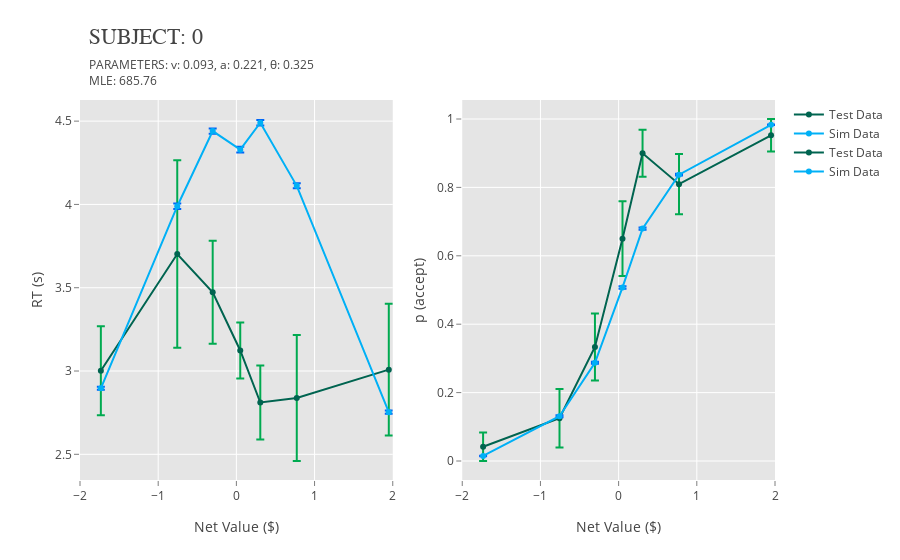
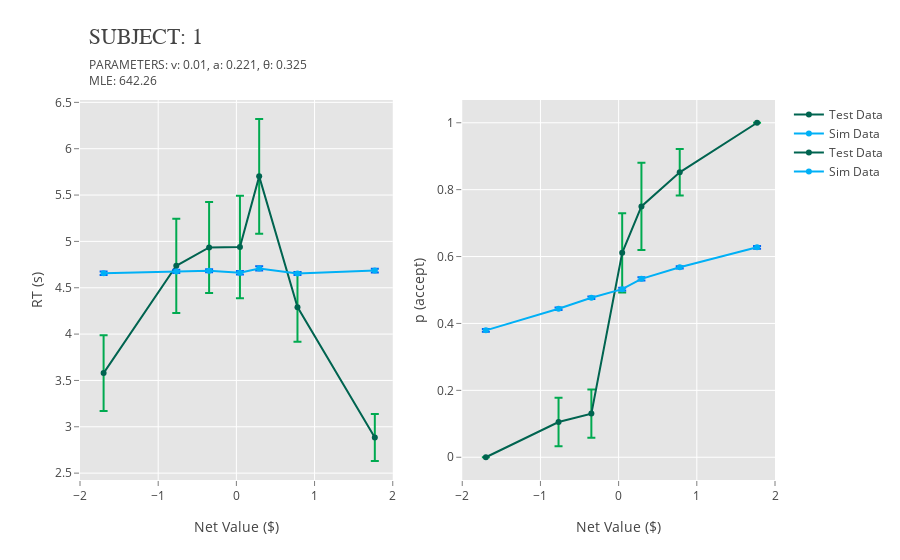
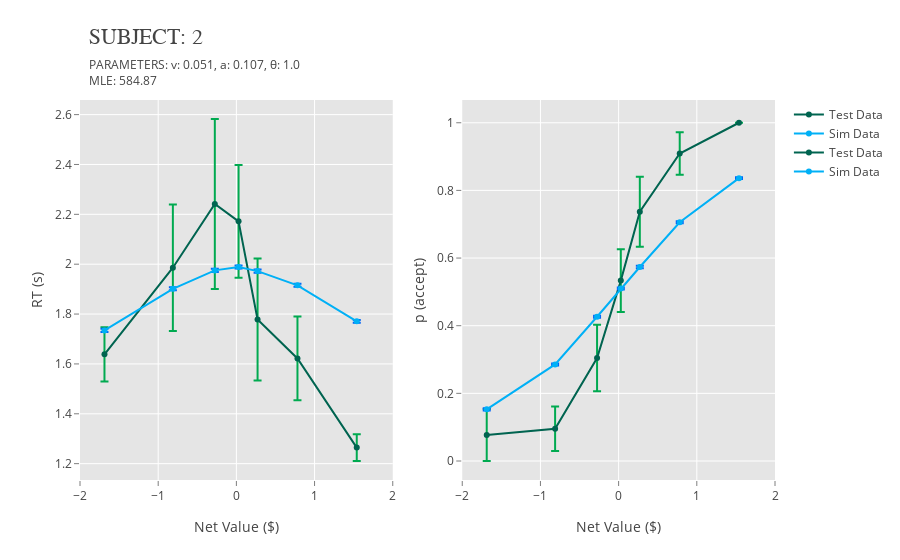

These figures' notebook cell, in order:
### Code cell
for i in range(23):
    mplot.plotly_combined(i, subject_data, test_expdata, subj_params_df)

### Figure 1 — Plotly figure (JSON) as saved in the notebook; plotly's stock layout.template omitted (floating-point values rounded to 4 significant figures)
{"data": [{"error_y": {"array": [0.2669, 0.5626, 0.3093, 0.1677, 0.2225, 0.3784, 0.3959], "color": "rgb(0,170,80)", "type": "data", "visible": true}, "line": {"color": "rgb(0,100,80)"}, "mode": "lines+markers", "name": "Test Data", "type": "scatter", "x": [-1.733, -0.7562, -0.3029, 0.0495, 0.306, 0.7724, 1.95], "y": [3.002, 3.702, 3.472, 3.123, 2.811, 2.838, 3.008]}, {"error_y": {"array": [0.009055, 0.0168, 0.0155, 0.01685, 0.01693, 0.015, 0.009564], "color": "rgb(0,100,246)", "type": "data", "visible": true}, "line": {"color": "rgb(0,176,246)"}, "mode": "lines+markers", "name": "Sim Data", "type": "scatter", "x": [-1.733, -0.7562, -0.3029, 0.0495, 0.306, 0.7724, 1.95], "y": [2.896, 3.989, 4.44, 4.329, 4.49, 4.112, 2.753]}, {"error_y": {"array": [0.04167, 0.08539, 0.09829, 0.1094, 0.06882, 0.08781, 0.04762], "color": "rgb(0,170,80)", "type": "data", "visible": true}, "line": {"color": "rgb(0,100,80)"}, "mode": "lines+markers", "name": "Test Data", "type": "scatter", "x": [-1.733, -0.7562, -0.3029, 0.0495, 0.306, 0.7724, 1.95], "xaxis": "x2", "y": [0.04167, 0.125, 0.3333, 0.65, 0.9, 0.8095, 0.9524], "yaxis": "y2"}, {"error_y": {"array": [0.0007777, 0.002709, 0.003045, 0.003674, 0.003436, 0.002598, 0.0008895], "color": "rgb(0,100,246)", "type": "data", "visible": true}, "line": {"color": "rgb(0,176,246)"}, "mode": "lines+markers", "name": "Sim Data", "type": "scatter", "x": [-1.733, -0.7562, -0.3029, 0.0495, 0.306, 0.7724, 1.95], "xaxis": "x2", "y": [0.0147, 0.1308, 0.2873, 0.5075, 0.6795, 0.8371, 0.9831], "yaxis": "y2"}], "layout": {"annotations": [{"showarrow": false, "text": "PARAMETERS: v: 0.093, a: 0.221, θ: 0.325", "x": 0.01, "xref": "paper", "y": 1.12, "yref": "paper"}, {"showarrow": false, "text": "MLE: 685.76", "x": 0.01, "xref": "paper", "y": 1.08, "yref": "paper"}, {"font": {"family": "Arial, sans-serif", "size": 22}, "showarrow": false, "text": "SUBJECT: 0", "x": 0.01, "xref": "paper", "y": 1.2, "yref": "paper"}], "paper_bgcolor": "rgb(255,255,255)", "plot_bgcolor": "rgb(229,229,229)", "xaxis": {"domain": [0, 0.45], "gridcolor": "rgb(255,255,255)", "range": [-2, 2], "showgrid": true, "showline": false, "showticklabels": true, "tickcolor": "rgb(127,127,127)", "ticks": "outside", "title": "Net Value ($)", "zeroline": false}, "xaxis2": {"domain": [0.55, 1], "gridcolor": "rgb(255,255,255)", "range": [-2, 2], "showgrid": true, "showline": false, "showticklabels": true, "tickcolor": "rgb(127,127,127)", "ticks": "outside", "title": "Net Value ($)", "zeroline": false}, "yaxis1": {"anchor": "x1", "gridcolor": "rgb(255,255,255)", "range": [0], "showgrid": true, "showline": false, "showticklabels": true, "tickcolor": "rgb(127,127,127)", "ticks": "outside", "title": "RT (s)", "zeroline": false}, "yaxis2": {"anchor": "x2", "gridcolor": "rgb(255,255,255)", "range": [0], "showgrid": true, "showline": false, "showticklabels": true, "tickcolor": "rgb(127,127,127)", "ticks": "outside", "title": "p (accept)", "zeroline": false}}}

### Figure 2 — Plotly figure (JSON) as saved in the notebook; plotly's stock layout.template omitted (floating-point values rounded to 4 significant figures)
{"data": [{"error_y": {"array": [0.4081, 0.5085, 0.4915, 0.5531, 0.619, 0.3733, 0.2537], "color": "rgb(0,170,80)", "type": "data", "visible": true}, "line": {"color": "rgb(0,100,80)"}, "mode": "lines+markers", "name": "Test Data", "type": "scatter", "x": [-1.698, -0.7684, -0.3487, 0.04556, 0.2917, 0.7815, 1.771], "y": [3.579, 4.737, 4.934, 4.939, 5.702, 4.291, 2.885]}, {"error_y": {"array": [0.01961, 0.01807, 0.01636, 0.0185, 0.0228, 0.01505, 0.02026], "color": "rgb(0,100,246)", "type": "data", "visible": true}, "line": {"color": "rgb(0,176,246)"}, "mode": "lines+markers", "name": "Sim Data", "type": "scatter", "x": [-1.698, -0.7684, -0.3487, 0.04556, 0.2917, 0.7815, 1.771], "y": [4.656, 4.676, 4.684, 4.662, 4.709, 4.654, 4.685]}, {"error_y": {"array": [0, 0.07234, 0.0718, 0.1182, 0.1306, 0.06967, 0], "color": "rgb(0,170,80)", "type": "data", "visible": true}, "line": {"color": "rgb(0,100,80)"}, "mode": "lines+markers", "name": "Test Data", "type": "scatter", "x": [-1.698, -0.7684, -0.3487, 0.04556, 0.2917, 0.7815, 1.771], "xaxis": "x2", "y": [0, 0.1053, 0.1304, 0.6111, 0.75, 0.8519, 1], "yaxis": "y2"}, {"error_y": {"array": [0.004039, 0.003803, 0.003478, 0.003939, 0.00482, 0.00319, 0.004158], "color": "rgb(0,100,246)", "type": "data", "visible": true}, "line": {"color": "rgb(0,176,246)"}, "mode": "lines+markers", "name": "Sim Data", "type": "scatter", "x": [-1.698, -0.7684, -0.3487, 0.04556, 0.2917, 0.7815, 1.771], "xaxis": "x2", "y": [0.3794, 0.4442, 0.4769, 0.5025, 0.5334, 0.5678, 0.6277], "yaxis": "y2"}], "layout": {"annotations": [{"showarrow": false, "text": "PARAMETERS: v: 0.01, a: 0.221, θ: 0.325", "x": 0.01, "xref": "paper", "y": 1.12, "yref": "paper"}, {"showarrow": false, "text": "MLE: 642.26", "x": 0.01, "xref": "paper", "y": 1.08, "yref": "paper"}, {"font": {"family": "Arial, sans-serif", "size": 22}, "showarrow": false, "text": "SUBJECT: 1", "x": 0.01, "xref": "paper", "y": 1.2, "yref": "paper"}], "paper_bgcolor": "rgb(255,255,255)", "plot_bgcolor": "rgb(229,229,229)", "xaxis": {"domain": [0, 0.45], "gridcolor": "rgb(255,255,255)", "range": [-2, 2], "showgrid": true, "showline": false, "showticklabels": true, "tickcolor": "rgb(127,127,127)", "ticks": "outside", "title": "Net Value ($)", "zeroline": false}, "xaxis2": {"domain": [0.55, 1], "gridcolor": "rgb(255,255,255)", "range": [-2, 2], "showgrid": true, "showline": false, "showticklabels": true, "tickcolor": "rgb(127,127,127)", "ticks": "outside", "title": "Net Value ($)", "zeroline": false}, "yaxis1": {"anchor": "x1", "gridcolor": "rgb(255,255,255)", "range": [0], "showgrid": true, "showline": false, "showticklabels": true, "tickcolor": "rgb(127,127,127)", "ticks": "outside", "title": "RT (s)", "zeroline": false}, "yaxis2": {"anchor": "x2", "gridcolor": "rgb(255,255,255)", "range": [0], "showgrid": true, "showline": false, "showticklabels": true, "tickcolor": "rgb(127,127,127)", "ticks": "outside", "title": "p (accept)", "zeroline": false}}}

### Figure 3 — Plotly figure (JSON) as saved in the notebook; plotly's stock layout.template omitted (floating-point values rounded to 4 significant figures)
{"data": [{"error_y": {"array": [0.1088, 0.254, 0.3409, 0.2261, 0.2448, 0.1677, 0.05382], "color": "rgb(0,170,80)", "type": "data", "visible": true}, "line": {"color": "rgb(0,100,80)"}, "mode": "lines+markers", "name": "Test Data", "type": "scatter", "x": [-1.687, -0.8124, -0.2757, 0.028, 0.2711, 0.7814, 1.54], "y": [1.639, 1.986, 2.241, 2.172, 1.778, 1.622, 1.264]}, {"error_y": {"array": [0.006521, 0.006079, 0.006229, 0.005596, 0.006838, 0.006088, 0.005296], "color": "rgb(0,100,246)", "type": "data", "visible": true}, "line": {"color": "rgb(0,176,246)"}, "mode": "lines+markers", "name": "Sim Data", "type": "scatter", "x": [-1.687, -0.8124, -0.2757, 0.028, 0.2711, 0.7814, 1.54], "y": [1.734, 1.901, 1.975, 1.989, 1.972, 1.915, 1.771]}, {"error_y": {"array": [0.07692, 0.06564, 0.0981, 0.09264, 0.1038, 0.06273, 0], "color": "rgb(0,170,80)", "type": "data", "visible": true}, "line": {"color": "rgb(0,100,80)"}, "mode": "lines+markers", "name": "Test Data", "type": "scatter", "x": [-1.687, -0.8124, -0.2757, 0.028, 0.2711, 0.7814, 1.54], "xaxis": "x2", "y": [0.07692, 0.09524, 0.3043, 0.5333, 0.7368, 0.9091, 1], "yaxis": "y2"}, {"error_y": {"array": [0.003154, 0.003117, 0.003261, 0.002886, 0.003588, 0.003072, 0.002554], "color": "rgb(0,100,246)", "type": "data", "visible": true}, "line": {"color": "rgb(0,176,246)"}, "mode": "lines+markers", "name": "Sim Data", "type": "scatter", "x": [-1.687, -0.8124, -0.2757, 0.028, 0.2711, 0.7814, 1.54], "xaxis": "x2", "y": [0.1526, 0.2855, 0.4265, 0.51, 0.5736, 0.706, 0.8361], "yaxis": "y2"}], "layout": {"annotations": [{"showarrow": false, "text": "PARAMETERS: v: 0.051, a: 0.107, θ: 1.0", "x": 0.01, "xref": "paper", "y": 1.12, "yref": "paper"}, {"showarrow": false, "text": "MLE: 584.87", "x": 0.01, "xref": "paper", "y": 1.08, "yref": "paper"}, {"font": {"family": "Arial, sans-serif", "size": 22}, "showarrow": false, "text": "SUBJECT: 2", "x": 0.01, "xref": "paper", "y": 1.2, "yref": "paper"}], "paper_bgcolor": "rgb(255,255,255)", "plot_bgcolor": "rgb(229,229,229)", "xaxis": {"domain": [0, 0.45], "gridcolor": "rgb(255,255,255)", "range": [-2, 2], "showgrid": true, "showline": false, "showticklabels": true, "tickcolor": "rgb(127,127,127)", "ticks": "outside", "title": "Net Value ($)", "zeroline": false}, "xaxis2": {"domain": [0.55, 1], "gridcolor": "rgb(255,255,255)", "range": [-2, 2], "showgrid": true, "showline": false, "showticklabels": true, "tickcolor": "rgb(127,127,127)", "ticks": "outside", "title": "Net Value ($)", "zeroline": false}, "yaxis1": {"anchor": "x1", "gridcolor": "rgb(255,255,255)", "range": [0], "showgrid": true, "showline": false, "showticklabels": true, "tickcolor": "rgb(127,127,127)", "ticks": "outside", "title": "RT (s)", "zeroline": false}, "yaxis2": {"anchor": "x2", "gridcolor": "rgb(255,255,255)", "range": [0], "showgrid": true, "showline": false, "showticklabels": true, "tickcolor": "rgb(127,127,127)", "ticks": "outside", "title": "p (accept)", "zeroline": false}}}
